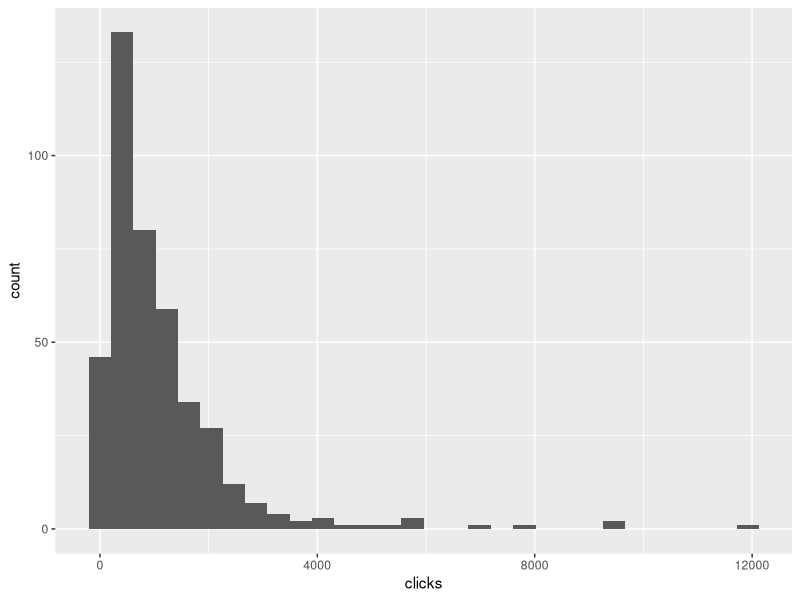

Source code (R):
require(dplyr)
require(readr)
require(ggplot2)
require(lubridate)

# import data
fb_data <-read_csv("data/freeCodeCamp-facebook-page-activity.csv") 

# some initial data manipulation
fb_data <- fb_data %>%
  filter(clicks < 75000) %>%
  mutate(reactions = as.numeric(reactions)) %>%
  filter(!is.na(reactions))


ggplot(data = fb_data, aes(x = clicks)) +
  geom_histogram()
